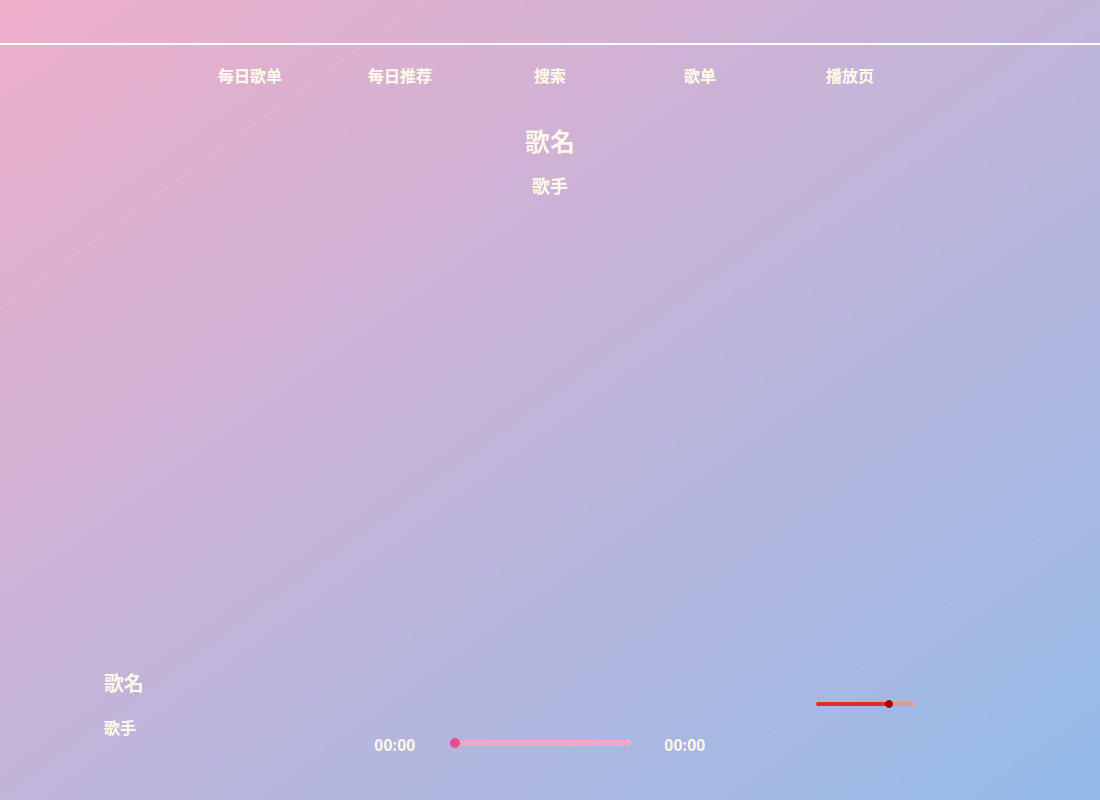
<?xml version="1.0" encoding="UTF-8"?>
<ui version="4.0">
 <class>main_music</class>
 <widget class="QWidget" name="main_music">
  <property name="geometry">
   <rect>
    <x>0</x>
    <y>0</y>
    <width>1100</width>
    <height>800</height>
   </rect>
  </property>
  <property name="minimumSize">
   <size>
    <width>1100</width>
    <height>800</height>
   </size>
  </property>
  <property name="windowTitle">
   <string>Form</string>
  </property>
  <property name="styleSheet">
   <string notr="true">QWidget#main_music{
	background: qlineargradient(x1: 0, y1: 0, x2: 1, y2: 1, stop: 0 #EEAECA, stop: 1 #94BBE9);
	border-radius: 10px;
}
*{
	background-color: transparent;
	color: #fff8ea;
	border: 2px solid white;
	border: none;
	font-size: 16px;
	font-weight: 700;
	font-family: ZCOOL KuaiLe;
}
/*按钮动效*/
QPushButton[effect]:hover{
	color: white;
	margin: 2px;
}
/*状态栏*/
#move_widget{
	border: none;
	border-bottom: 2px solid white;
}

#username_lab{
	padding: 3px;
}
#user_btn{
	border-radius: 6px;
}
/*状态栏*/

/*歌词滚动界面*/
#music_name_lab_3{
	font-size: 25px;
	font-weight: 900;
}
#artists_lab_3{
	font-size: 20px;
	font-weight: 700;
}
/*歌词滚动界面*/


/*模式按钮*/
QPushButton[page]{
	border: 2px solid white;
	border-radius: 15px;
}
QPushButton[page]:hover{
	font-size: 17px;
	background-color: qlineargradient(x1: 0, y1: 0, x2: 1, y2: 1, stop: 0 #E899BB, stop: 1 #84ACD9);
	border: none;
}
QPushButton[page]:checked{
	font-size: 17px;
	background-color: qlineargradient(x1: 0, y1: 0, x2: 1, y2: 1, stop: 0 #E899BB, stop: 1 #84ACD9);
	border: none;
}
/*模式按钮*/

/*垂直滚动条样式*/
QScrollBar::add-line, QScrollBar::sub-line {
    width: 0;  /* 隐藏水平滚动条的箭头 */
    height: 0; /* 隐藏垂直滚动条的箭头 */
}
QScrollBar::add-page, QScrollBar::sub-page {
    background: transparent;
    /*background: rgba(255, 255, 255, 0.5);*/
	border: 0px;
	border-radius: 2px;
	padding-top: 2px;
    padding-bottom: 2px;
}
QScrollBar{
    width: 10px;
    border: 0px;
    border-radius: 5px;
	padding: 2px;
}
QScrollBar::handle{
	width: 4px;
	border-radius: 2px;
	/*background-color: #84ACD9;*/
	background-color: qlineargradient(x1: 0, y1: 0, x2: 0, y2: 1, stop: 0 #639AD4, stop: 1 #DE76A3);
}
QScrollBar::handle:hover{
	/*background-color: #75ACEB;*/
	background-color: qlineargradient(x1: 0, y1: 1, x2: 0, y2: 0, stop: 0 #639AD4, stop: 1 #DE76A3);
}
QScrollBar:vertical {
    border: none;          /* 去除滚动条整体边框 */
    background: transparent;  /* 背景透明（可选） */
}
QScrollArea .QWidget{
	border: none;
}
QScrollArea{
	padding-top: 5px;
	padding-bottom: 5px;
}
/*垂直滚动条样式*/

/*推荐页面通用样式*/
[recommend]{
	font-weight: 700;
	font-size: 30px;
}
[day]{
	font-size: 18px;
}
/*推荐页面通用样式*/




/*私人fm*/
#music_name_lab_2{
	font-size: 25px;
	font-weight: 900;
}
#artists_lab_2{
	font-size: 18px;
	font-weight: 700;
}
/*私人fm*/

/*歌单信息*/
#list_img_btn{
	border-radius: 20px;
}
#list_count_btn{
	padding-left: 10px;
}
/*歌单信息*/

/*播放栏*/
#music_pic_btn{
	border-radius: 10px;
}
#music_name_lab{
	font-size: 20px;
}
#music_name_lab:hover{
	color: #DE76A3;
}
#artists_lab{
	font-size: 16px;
	font-weight:700;
}
[time]{
	color: #7BABE3;
	color: #DE76A3;
	font-size: 16px;
}
/*进度滑动条*/
QSlider#music_time_slider::groove 
{
	background:white;
	height:6px;
	border-radius: 3px;
}

QSlider#music_time_slider::sub-page 
{
	background-color: #5494DE;
	background-color: #FF75B1;
	border-radius: 3px;
}

QSlider#music_time_slider::add-page 
{
	background-color: #78AAE3;
	background-color: #F2A7C6;
	border-radius: 3px;
}

QSlider#music_time_slider::handle    
{
	height: 10px;  
	width: 10px;
	border-radius: 5px;
	background: #5C89BD;
	background: #E84D90;
	margin-top: -2px;
	margin-bottom: -2px;
}
QSlider#music_time_slider::handle:hover
{
	background: white;
}
/*音量滑动条*/
QSlider#volume_slider::groove 
{
	background:white;
	height:4px;
	border-radius: 2px;
}

QSlider#volume_slider::sub-page 
{
	background-color: #e52d28;
	border-radius: 2px;
}

QSlider#volume_slider::add-page 
{
	background-color: #df9a8d;
	border-radius: 2px;
}

QSlider#volume_slider::handle    
{
	height: 8px;  
	width: 8px;
	border-radius: 4px;
	background: #a70000;
	margin-top: -2px;
	margin-bottom: -2px;
}
QSlider#volume_slider::handle:hover
{
	background: white;
}

/*播放栏*/



/*图标*/
/*标题栏*/
#close_btn{
	border-image: url(:/title/tools/resource/bg/icon/title/clear.png);
}
#max_btn{
	border-image: url(:/title/tools/resource/bg/icon/title/max.png);
}
#min_btn{
	border-image: url(:/title/tools/resource/bg/icon/title/min.png);
}
#settings_btn{
	border-image: url(:/title/tools/resource/bg/icon/title/settings_4.png);
}
#like_btn{
	border-image: url(:/play/tools/resource/bg/icon/play/like_no.png);
}
#last_btn{
	border-image: url(:/play/tools/resource/bg/icon/play/previous.png);
}
#play_btn{
	border-image: url(:/play/tools/resource/bg/icon/play/play.png);
}
#next_btn{
	border-image: url(:/play/tools/resource/bg/icon/play/next.png);
}
#order_btn{
	border-image: url(:/play/tools/resource/bg/icon/play/shuffe_repeat.png);
}
#volume_btn{
	border-image: url(:/play/tools/resource/bg/icon/play/volume_2.png);
}
#mini_btn{
	border-image: url(:/play/tools/resource/bg/icon/play/subpage_1.png);
}
#comments_btn{
	border-image: url(:/play/tools/resource/bg/icon/play/comment_1.png);
}
#download_btn{
	border-image: url(:/play/tools/resource/bg/icon/play/download_1.png);
}

/*图标*/</string>
  </property>
  <layout class="QVBoxLayout" name="verticalLayout_23">
   <property name="spacing">
    <number>15</number>
   </property>
   <property name="leftMargin">
    <number>0</number>
   </property>
   <property name="topMargin">
    <number>0</number>
   </property>
   <property name="rightMargin">
    <number>0</number>
   </property>
   <property name="bottomMargin">
    <number>10</number>
   </property>
   <item>
    <widget class="MoveWidget" name="move_widget" native="true">
     <property name="minimumSize">
      <size>
       <width>500</width>
       <height>45</height>
      </size>
     </property>
     <property name="maximumSize">
      <size>
       <width>16777215</width>
       <height>45</height>
      </size>
     </property>
     <layout class="QHBoxLayout" name="horizontalLayout">
      <property name="spacing">
       <number>20</number>
      </property>
      <property name="leftMargin">
       <number>15</number>
      </property>
      <property name="rightMargin">
       <number>15</number>
      </property>
      <item>
       <spacer name="horizontalSpacer">
        <property name="orientation">
         <enum>Qt::Orientation::Horizontal</enum>
        </property>
        <property name="sizeHint" stdset="0">
         <size>
          <width>40</width>
          <height>20</height>
         </size>
        </property>
       </spacer>
      </item>
      <item>
       <widget class="QPushButton" name="settings_btn">
        <property name="minimumSize">
         <size>
          <width>30</width>
          <height>30</height>
         </size>
        </property>
        <property name="maximumSize">
         <size>
          <width>30</width>
          <height>30</height>
         </size>
        </property>
        <property name="text">
         <string/>
        </property>
        <property name="effect" stdset="0">
         <string>-1</string>
        </property>
       </widget>
      </item>
      <item>
       <widget class="QPushButton" name="min_btn">
        <property name="minimumSize">
         <size>
          <width>30</width>
          <height>30</height>
         </size>
        </property>
        <property name="maximumSize">
         <size>
          <width>30</width>
          <height>30</height>
         </size>
        </property>
        <property name="text">
         <string/>
        </property>
        <property name="effect" stdset="0">
         <string>-1</string>
        </property>
       </widget>
      </item>
      <item>
       <widget class="QPushButton" name="max_btn">
        <property name="minimumSize">
         <size>
          <width>30</width>
          <height>30</height>
         </size>
        </property>
        <property name="maximumSize">
         <size>
          <width>30</width>
          <height>30</height>
         </size>
        </property>
        <property name="text">
         <string/>
        </property>
        <property name="effect" stdset="0">
         <string>-1</string>
        </property>
       </widget>
      </item>
      <item>
       <widget class="QPushButton" name="close_btn">
        <property name="minimumSize">
         <size>
          <width>30</width>
          <height>30</height>
         </size>
        </property>
        <property name="maximumSize">
         <size>
          <width>30</width>
          <height>30</height>
         </size>
        </property>
        <property name="text">
         <string/>
        </property>
        <property name="effect" stdset="0">
         <string>-1</string>
        </property>
       </widget>
      </item>
     </layout>
    </widget>
   </item>
   <item>
    <layout class="QHBoxLayout" name="horizontalLayout_3">
     <property name="spacing">
      <number>50</number>
     </property>
     <item>
      <spacer name="horizontalSpacer_3">
       <property name="orientation">
        <enum>Qt::Orientation::Horizontal</enum>
       </property>
       <property name="sizeHint" stdset="0">
        <size>
         <width>40</width>
         <height>20</height>
        </size>
       </property>
      </spacer>
     </item>
     <item>
      <widget class="QPushButton" name="recommend_playlist_btn">
       <property name="minimumSize">
        <size>
         <width>100</width>
         <height>30</height>
        </size>
       </property>
       <property name="maximumSize">
        <size>
         <width>100</width>
         <height>30</height>
        </size>
       </property>
       <property name="styleSheet">
        <string notr="true"/>
       </property>
       <property name="text">
        <string>每日歌单</string>
       </property>
       <property name="checkable">
        <bool>true</bool>
       </property>
       <property name="page" stdset="0">
        <string>0</string>
       </property>
      </widget>
     </item>
     <item>
      <widget class="QPushButton" name="recommend_music_btn">
       <property name="minimumSize">
        <size>
         <width>100</width>
         <height>30</height>
        </size>
       </property>
       <property name="maximumSize">
        <size>
         <width>100</width>
         <height>30</height>
        </size>
       </property>
       <property name="text">
        <string>每日推荐</string>
       </property>
       <property name="checkable">
        <bool>true</bool>
       </property>
       <property name="page" stdset="0">
        <string>1</string>
       </property>
      </widget>
     </item>
     <item>
      <widget class="QPushButton" name="search_btn">
       <property name="minimumSize">
        <size>
         <width>100</width>
         <height>30</height>
        </size>
       </property>
       <property name="maximumSize">
        <size>
         <width>100</width>
         <height>30</height>
        </size>
       </property>
       <property name="text">
        <string>搜索</string>
       </property>
       <property name="checkable">
        <bool>true</bool>
       </property>
       <property name="page" stdset="0">
        <string>4</string>
       </property>
      </widget>
     </item>
     <item>
      <widget class="QPushButton" name="display_playlist_btn">
       <property name="minimumSize">
        <size>
         <width>100</width>
         <height>30</height>
        </size>
       </property>
       <property name="maximumSize">
        <size>
         <width>100</width>
         <height>30</height>
        </size>
       </property>
       <property name="text">
        <string>歌单</string>
       </property>
       <property name="checkable">
        <bool>true</bool>
       </property>
       <property name="page" stdset="0">
        <string>-1</string>
       </property>
      </widget>
     </item>
     <item>
      <widget class="QPushButton" name="play_page_btn">
       <property name="minimumSize">
        <size>
         <width>100</width>
         <height>30</height>
        </size>
       </property>
       <property name="maximumSize">
        <size>
         <width>100</width>
         <height>30</height>
        </size>
       </property>
       <property name="text">
        <string>播放页</string>
       </property>
       <property name="checkable">
        <bool>true</bool>
       </property>
       <property name="page" stdset="0">
        <string>-1</string>
       </property>
      </widget>
     </item>
     <item>
      <spacer name="horizontalSpacer_2">
       <property name="orientation">
        <enum>Qt::Orientation::Horizontal</enum>
       </property>
       <property name="sizeHint" stdset="0">
        <size>
         <width>40</width>
         <height>20</height>
        </size>
       </property>
      </spacer>
     </item>
    </layout>
   </item>
   <item>
    <widget class="QStackedWidget" name="main_stacked_widget">
     <property name="currentIndex">
      <number>1</number>
     </property>
     <widget class="QWidget" name="page">
      <layout class="QVBoxLayout" name="subpage_verticalLayout">
       <item>
        <layout class="QVBoxLayout" name="recommend_playlist_verticalLayout">
         <property name="spacing">
          <number>55</number>
         </property>
        </layout>
       </item>
      </layout>
     </widget>
     <widget class="QWidget" name="page_2">
      <layout class="QVBoxLayout" name="verticalLayout_5" stretch="0,1">
       <property name="spacing">
        <number>15</number>
       </property>
       <property name="leftMargin">
        <number>15</number>
       </property>
       <property name="topMargin">
        <number>15</number>
       </property>
       <property name="rightMargin">
        <number>15</number>
       </property>
       <property name="bottomMargin">
        <number>15</number>
       </property>
       <item>
        <layout class="QHBoxLayout" name="horizontalLayout_2" stretch="0,0,0">
         <property name="spacing">
          <number>10</number>
         </property>
         <property name="leftMargin">
          <number>0</number>
         </property>
         <property name="topMargin">
          <number>0</number>
         </property>
         <property name="rightMargin">
          <number>0</number>
         </property>
         <property name="bottomMargin">
          <number>0</number>
         </property>
         <item>
          <spacer name="horizontalSpacer_4">
           <property name="orientation">
            <enum>Qt::Orientation::Horizontal</enum>
           </property>
           <property name="sizeHint" stdset="0">
            <size>
             <width>40</width>
             <height>20</height>
            </size>
           </property>
          </spacer>
         </item>
         <item>
          <layout class="QVBoxLayout" name="verticalLayout_4">
           <property name="spacing">
            <number>10</number>
           </property>
           <item>
            <widget class="QLabel" name="music_name_lab_2">
             <property name="minimumSize">
              <size>
               <width>0</width>
               <height>40</height>
              </size>
             </property>
             <property name="styleSheet">
              <string notr="true"/>
             </property>
             <property name="text">
              <string>歌名</string>
             </property>
             <property name="alignment">
              <set>Qt::AlignmentFlag::AlignCenter</set>
             </property>
             <property name="wordWrap">
              <bool>true</bool>
             </property>
            </widget>
           </item>
           <item>
            <widget class="QLabel" name="artists_lab_2">
             <property name="minimumSize">
              <size>
               <width>100</width>
               <height>30</height>
              </size>
             </property>
             <property name="maximumSize">
              <size>
               <width>16777215</width>
               <height>16777215</height>
              </size>
             </property>
             <property name="styleSheet">
              <string notr="true"/>
             </property>
             <property name="text">
              <string>歌手</string>
             </property>
             <property name="alignment">
              <set>Qt::AlignmentFlag::AlignCenter</set>
             </property>
             <property name="wordWrap">
              <bool>false</bool>
             </property>
            </widget>
           </item>
          </layout>
         </item>
         <item>
          <spacer name="horizontalSpacer_5">
           <property name="orientation">
            <enum>Qt::Orientation::Horizontal</enum>
           </property>
           <property name="sizeHint" stdset="0">
            <size>
             <width>40</width>
             <height>20</height>
            </size>
           </property>
          </spacer>
         </item>
        </layout>
       </item>
       <item>
        <widget class="QScrollArea" name="lyric_scroll_area">
         <property name="styleSheet">
          <string notr="true"/>
         </property>
         <property name="frameShadow">
          <enum>QFrame::Shadow::Sunken</enum>
         </property>
         <property name="lineWidth">
          <number>1</number>
         </property>
         <property name="horizontalScrollBarPolicy">
          <enum>Qt::ScrollBarPolicy::ScrollBarAlwaysOff</enum>
         </property>
         <property name="widgetResizable">
          <bool>true</bool>
         </property>
         <widget class="QWidget" name="scrollAreaWidgetContents_4">
          <property name="geometry">
           <rect>
            <x>0</x>
            <y>0</y>
            <width>1060</width>
            <height>359</height>
           </rect>
          </property>
          <layout class="QVBoxLayout" name="verticalLayout_12">
           <property name="leftMargin">
            <number>15</number>
           </property>
           <property name="topMargin">
            <number>15</number>
           </property>
           <property name="rightMargin">
            <number>15</number>
           </property>
           <property name="bottomMargin">
            <number>15</number>
           </property>
           <item>
            <layout class="QVBoxLayout" name="lyric_vertical_layout">
             <property name="spacing">
              <number>10</number>
             </property>
             <property name="leftMargin">
              <number>10</number>
             </property>
             <property name="topMargin">
              <number>10</number>
             </property>
             <property name="rightMargin">
              <number>10</number>
             </property>
             <property name="bottomMargin">
              <number>10</number>
             </property>
             <item>
              <spacer name="verticalSpacer_7">
               <property name="orientation">
                <enum>Qt::Orientation::Vertical</enum>
               </property>
               <property name="sizeHint" stdset="0">
                <size>
                 <width>20</width>
                 <height>40</height>
                </size>
               </property>
              </spacer>
             </item>
            </layout>
           </item>
          </layout>
         </widget>
        </widget>
       </item>
      </layout>
     </widget>
    </widget>
   </item>
   <item>
    <widget class="QWidget" name="widget_2" native="true">
     <property name="minimumSize">
      <size>
       <width>300</width>
       <height>170</height>
      </size>
     </property>
     <property name="maximumSize">
      <size>
       <width>16777215</width>
       <height>170</height>
      </size>
     </property>
     <layout class="QHBoxLayout" name="horizontalLayout_4">
      <item>
       <spacer name="horizontalSpacer_15">
        <property name="orientation">
         <enum>Qt::Orientation::Horizontal</enum>
        </property>
        <property name="sizeType">
         <enum>QSizePolicy::Policy::Fixed</enum>
        </property>
        <property name="sizeHint" stdset="0">
         <size>
          <width>20</width>
          <height>20</height>
         </size>
        </property>
       </spacer>
      </item>
      <item>
       <layout class="QHBoxLayout" name="horizontalLayout_5">
        <property name="spacing">
         <number>15</number>
        </property>
        <property name="leftMargin">
         <number>10</number>
        </property>
        <property name="topMargin">
         <number>10</number>
        </property>
        <property name="rightMargin">
         <number>10</number>
        </property>
        <property name="bottomMargin">
         <number>10</number>
        </property>
        <item>
         <widget class="QPushButton" name="music_pic_btn">
          <property name="minimumSize">
           <size>
            <width>50</width>
            <height>50</height>
           </size>
          </property>
          <property name="maximumSize">
           <size>
            <width>50</width>
            <height>50</height>
           </size>
          </property>
          <property name="styleSheet">
           <string notr="true"/>
          </property>
          <property name="text">
           <string/>
          </property>
         </widget>
        </item>
        <item>
         <layout class="QVBoxLayout" name="verticalLayout_6">
          <item>
           <spacer name="verticalSpacer_15">
            <property name="orientation">
             <enum>Qt::Orientation::Vertical</enum>
            </property>
            <property name="sizeHint" stdset="0">
             <size>
              <width>20</width>
              <height>40</height>
             </size>
            </property>
           </spacer>
          </item>
          <item>
           <widget class="QLabel" name="music_name_lab">
            <property name="minimumSize">
             <size>
              <width>200</width>
              <height>30</height>
             </size>
            </property>
            <property name="maximumSize">
             <size>
              <width>200</width>
              <height>30</height>
             </size>
            </property>
            <property name="styleSheet">
             <string notr="true"/>
            </property>
            <property name="text">
             <string>歌名</string>
            </property>
            <property name="alignment">
             <set>Qt::AlignmentFlag::AlignLeading|Qt::AlignmentFlag::AlignLeft|Qt::AlignmentFlag::AlignVCenter</set>
            </property>
            <property name="max_length" stdset="0">
             <string>8</string>
            </property>
           </widget>
          </item>
          <item>
           <widget class="QLabel" name="artists_lab">
            <property name="minimumSize">
             <size>
              <width>200</width>
              <height>30</height>
             </size>
            </property>
            <property name="maximumSize">
             <size>
              <width>200</width>
              <height>30</height>
             </size>
            </property>
            <property name="styleSheet">
             <string notr="true"/>
            </property>
            <property name="text">
             <string>歌手</string>
            </property>
            <property name="alignment">
             <set>Qt::AlignmentFlag::AlignLeading|Qt::AlignmentFlag::AlignLeft|Qt::AlignmentFlag::AlignVCenter</set>
            </property>
           </widget>
          </item>
          <item>
           <spacer name="verticalSpacer_16">
            <property name="orientation">
             <enum>Qt::Orientation::Vertical</enum>
            </property>
            <property name="sizeHint" stdset="0">
             <size>
              <width>20</width>
              <height>40</height>
             </size>
            </property>
           </spacer>
          </item>
         </layout>
        </item>
       </layout>
      </item>
      <item>
       <spacer name="horizontalSpacer_6">
        <property name="orientation">
         <enum>Qt::Orientation::Horizontal</enum>
        </property>
        <property name="sizeHint" stdset="0">
         <size>
          <width>40</width>
          <height>20</height>
         </size>
        </property>
       </spacer>
      </item>
      <item>
       <layout class="QVBoxLayout" name="verticalLayout_7">
        <item>
         <layout class="QHBoxLayout" name="horizontalLayout_6">
          <property name="spacing">
           <number>20</number>
          </property>
          <item>
           <spacer name="horizontalSpacer_9">
            <property name="orientation">
             <enum>Qt::Orientation::Horizontal</enum>
            </property>
            <property name="sizeHint" stdset="0">
             <size>
              <width>40</width>
              <height>20</height>
             </size>
            </property>
           </spacer>
          </item>
          <item>
           <widget class="QPushButton" name="like_btn">
            <property name="minimumSize">
             <size>
              <width>40</width>
              <height>40</height>
             </size>
            </property>
            <property name="maximumSize">
             <size>
              <width>40</width>
              <height>40</height>
             </size>
            </property>
            <property name="text">
             <string/>
            </property>
            <property name="effect" stdset="0">
             <string>-1</string>
            </property>
           </widget>
          </item>
          <item>
           <widget class="QPushButton" name="last_btn">
            <property name="minimumSize">
             <size>
              <width>50</width>
              <height>50</height>
             </size>
            </property>
            <property name="maximumSize">
             <size>
              <width>50</width>
              <height>50</height>
             </size>
            </property>
            <property name="text">
             <string/>
            </property>
            <property name="effect" stdset="0">
             <string>-1</string>
            </property>
           </widget>
          </item>
          <item>
           <widget class="QPushButton" name="play_btn">
            <property name="minimumSize">
             <size>
              <width>50</width>
              <height>50</height>
             </size>
            </property>
            <property name="maximumSize">
             <size>
              <width>50</width>
              <height>50</height>
             </size>
            </property>
            <property name="text">
             <string/>
            </property>
            <property name="effect" stdset="0">
             <string>-1</string>
            </property>
           </widget>
          </item>
          <item>
           <widget class="QPushButton" name="next_btn">
            <property name="minimumSize">
             <size>
              <width>50</width>
              <height>50</height>
             </size>
            </property>
            <property name="maximumSize">
             <size>
              <width>50</width>
              <height>50</height>
             </size>
            </property>
            <property name="text">
             <string/>
            </property>
            <property name="effect" stdset="0">
             <string>-1</string>
            </property>
           </widget>
          </item>
          <item>
           <widget class="QPushButton" name="order_btn">
            <property name="minimumSize">
             <size>
              <width>40</width>
              <height>40</height>
             </size>
            </property>
            <property name="maximumSize">
             <size>
              <width>40</width>
              <height>40</height>
             </size>
            </property>
            <property name="text">
             <string/>
            </property>
            <property name="effect" stdset="0">
             <string>-1</string>
            </property>
           </widget>
          </item>
          <item>
           <spacer name="horizontalSpacer_10">
            <property name="orientation">
             <enum>Qt::Orientation::Horizontal</enum>
            </property>
            <property name="sizeHint" stdset="0">
             <size>
              <width>40</width>
              <height>20</height>
             </size>
            </property>
           </spacer>
          </item>
         </layout>
        </item>
        <item>
         <layout class="QHBoxLayout" name="horizontalLayout_9">
          <property name="spacing">
           <number>10</number>
          </property>
          <item>
           <widget class="QLabel" name="now_time_lab">
            <property name="minimumSize">
             <size>
              <width>90</width>
              <height>30</height>
             </size>
            </property>
            <property name="maximumSize">
             <size>
              <width>16777215</width>
              <height>30</height>
             </size>
            </property>
            <property name="styleSheet">
             <string notr="true"/>
            </property>
            <property name="text">
             <string>00:00</string>
            </property>
            <property name="alignment">
             <set>Qt::AlignmentFlag::AlignCenter</set>
            </property>
            <property name="time" stdset="0">
             <string>-1</string>
            </property>
           </widget>
          </item>
          <item>
           <widget class="MusicTimeSlider" name="music_time_slider">
            <property name="minimumSize">
             <size>
              <width>150</width>
              <height>0</height>
             </size>
            </property>
            <property name="maximumSize">
             <size>
              <width>16777215</width>
              <height>16777215</height>
             </size>
            </property>
            <property name="styleSheet">
             <string notr="true"/>
            </property>
            <property name="value">
             <number>0</number>
            </property>
            <property name="orientation">
             <enum>Qt::Orientation::Horizontal</enum>
            </property>
           </widget>
          </item>
          <item>
           <widget class="QLabel" name="all_time_lab">
            <property name="minimumSize">
             <size>
              <width>90</width>
              <height>30</height>
             </size>
            </property>
            <property name="maximumSize">
             <size>
              <width>16777215</width>
              <height>30</height>
             </size>
            </property>
            <property name="styleSheet">
             <string notr="true"/>
            </property>
            <property name="text">
             <string>00:00</string>
            </property>
            <property name="alignment">
             <set>Qt::AlignmentFlag::AlignCenter</set>
            </property>
            <property name="time" stdset="0">
             <string>-1</string>
            </property>
           </widget>
          </item>
         </layout>
        </item>
       </layout>
      </item>
      <item>
       <spacer name="horizontalSpacer_7">
        <property name="orientation">
         <enum>Qt::Orientation::Horizontal</enum>
        </property>
        <property name="sizeHint" stdset="0">
         <size>
          <width>40</width>
          <height>20</height>
         </size>
        </property>
       </spacer>
      </item>
      <item>
       <layout class="QHBoxLayout" name="horizontalLayout_7">
        <property name="spacing">
         <number>15</number>
        </property>
        <item>
         <widget class="QPushButton" name="volume_btn">
          <property name="minimumSize">
           <size>
            <width>35</width>
            <height>35</height>
           </size>
          </property>
          <property name="maximumSize">
           <size>
            <width>35</width>
            <height>35</height>
           </size>
          </property>
          <property name="text">
           <string/>
          </property>
          <property name="effect" stdset="0">
           <string>-1</string>
          </property>
         </widget>
        </item>
        <item>
         <widget class="QSlider" name="volume_slider">
          <property name="minimumSize">
           <size>
            <width>100</width>
            <height>0</height>
           </size>
          </property>
          <property name="maximumSize">
           <size>
            <width>100</width>
            <height>16777215</height>
           </size>
          </property>
          <property name="styleSheet">
           <string notr="true"/>
          </property>
          <property name="maximum">
           <number>100</number>
          </property>
          <property name="value">
           <number>75</number>
          </property>
          <property name="orientation">
           <enum>Qt::Orientation::Horizontal</enum>
          </property>
         </widget>
        </item>
        <item>
         <widget class="QPushButton" name="mini_btn">
          <property name="minimumSize">
           <size>
            <width>30</width>
            <height>30</height>
           </size>
          </property>
          <property name="maximumSize">
           <size>
            <width>30</width>
            <height>30</height>
           </size>
          </property>
          <property name="text">
           <string/>
          </property>
          <property name="effect" stdset="0">
           <string>-1</string>
          </property>
         </widget>
        </item>
        <item>
         <widget class="QPushButton" name="download_btn">
          <property name="minimumSize">
           <size>
            <width>30</width>
            <height>30</height>
           </size>
          </property>
          <property name="maximumSize">
           <size>
            <width>30</width>
            <height>30</height>
           </size>
          </property>
          <property name="text">
           <string/>
          </property>
          <property name="effect" stdset="0">
           <string>-1</string>
          </property>
         </widget>
        </item>
        <item>
         <widget class="QPushButton" name="comments_btn">
          <property name="minimumSize">
           <size>
            <width>30</width>
            <height>30</height>
           </size>
          </property>
          <property name="maximumSize">
           <size>
            <width>30</width>
            <height>30</height>
           </size>
          </property>
          <property name="text">
           <string/>
          </property>
          <property name="effect" stdset="0">
           <string>-1</string>
          </property>
         </widget>
        </item>
        <item>
         <spacer name="horizontalSpacer_8">
          <property name="orientation">
           <enum>Qt::Orientation::Horizontal</enum>
          </property>
          <property name="sizeType">
           <enum>QSizePolicy::Policy::Fixed</enum>
          </property>
          <property name="sizeHint" stdset="0">
           <size>
            <width>40</width>
            <height>20</height>
           </size>
          </property>
         </spacer>
        </item>
       </layout>
      </item>
     </layout>
    </widget>
   </item>
  </layout>
 </widget>
 <customwidgets>
  <customwidget>
   <class>MoveWidget</class>
   <extends>QWidget</extends>
   <header>PySide_UI.ui.tools.base.movewidget</header>
   <container>1</container>
  </customwidget>
  <customwidget>
   <class>MusicTimeSlider</class>
   <extends>QSlider</extends>
   <header>PySide_UI.ui.tools.base.musictimeslider</header>
  </customwidget>
 </customwidgets>
 <resources>
  <include location="resource.qrc"/>
 </resources>
 <connections>
  <connection>
   <sender>min_btn</sender>
   <signal>clicked()</signal>
   <receiver>main_music</receiver>
   <slot>showMinimized()</slot>
   <hints>
    <hint type="sourcelabel">
     <x>977</x>
     <y>29</y>
    </hint>
    <hint type="destinationlabel">
     <x>974</x>
     <y>58</y>
    </hint>
   </hints>
  </connection>
  <connection>
   <sender>close_btn</sender>
   <signal>clicked()</signal>
   <receiver>main_music</receiver>
   <slot>close()</slot>
   <hints>
    <hint type="sourcelabel">
     <x>1068</x>
     <y>28</y>
    </hint>
    <hint type="destinationlabel">
     <x>1049</x>
     <y>52</y>
    </hint>
   </hints>
  </connection>
 </connections>
</ui>
